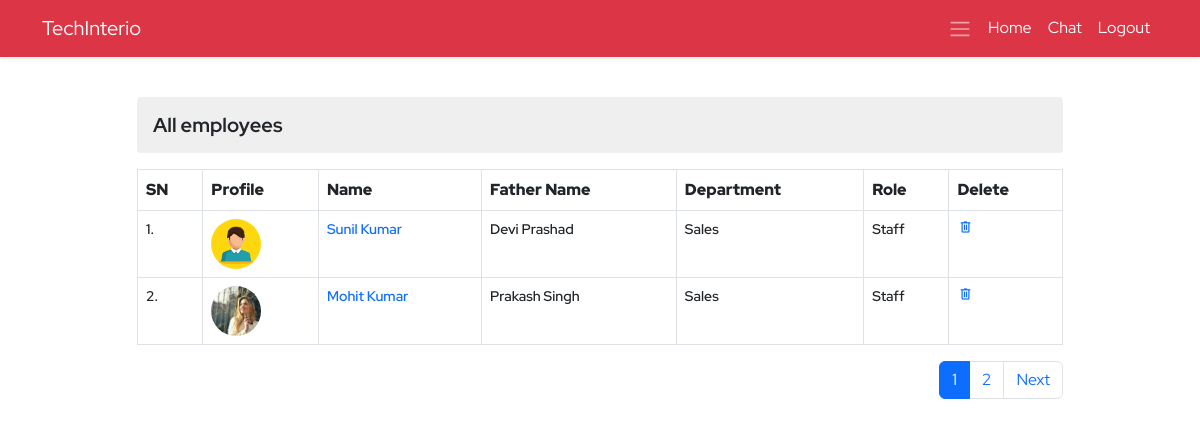
The app's page /ems/employee-view/ (signed in), older data.
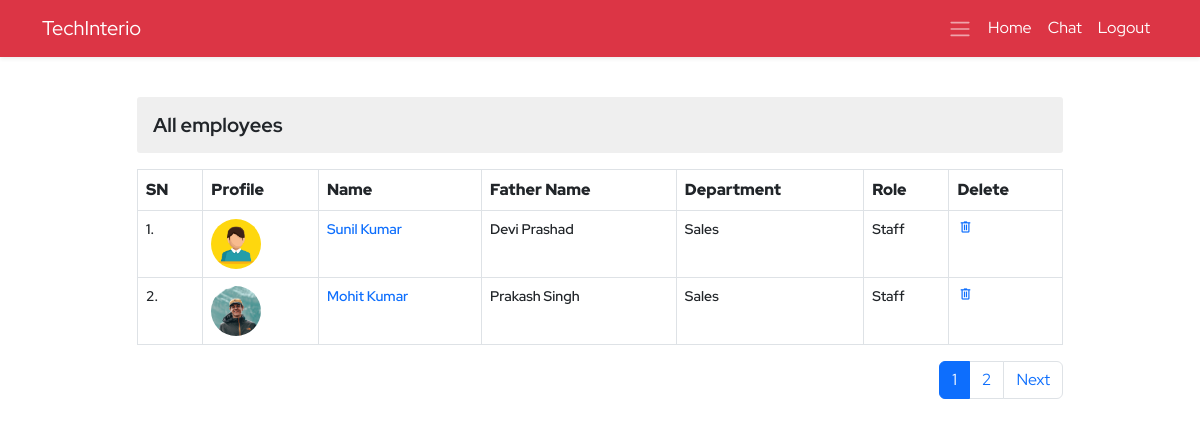
The same page, newer data.
### ems/models.py (models this page shows, shortened)
class Employee(models.Model):
    empid=models.AutoField(primary_key=True)
    user=models.OneToOneField(User,on_delete=models.CASCADE)
    name=models.CharField(max_length=50)
    father_name=models.CharField(max_length=50)
    avtar=models.ImageField(upload_to='employee_profile_images', blank=True , default='profile.jpg')
    dob=models.DateField()
    email=models.EmailField(max_length=100)
    mobile_no=models.IntegerField()
    emergency_mobile_no=models.IntegerField(null=True,blank=True)
    address=models.OneToOneField(Address, on_delete=models.CASCADE,blank=True, null=True,)
    designation=models.CharField(max_length=70)
    role=models.ForeignKey(Role, on_delete=models.SET_NULL,blank=True, null=True,)
    department=models.ForeignKey(Department, on_delete=models.SET_NULL,blank=True, null=True,)
    joining_date=models.DateField()
    status=models.CharField(max_length=15)
    @property
    def imageURL(self):
        try:
            url=self.avtar.url
        except:
            url=''
        return url

class Department(models.Model):
    name=models.CharField(max_length=70, unique=True)
    description=models.TextField(max_length=200)
    created_at = models.DateTimeField(auto_now_add=True,blank=True,null=True)
    updated_at = models.DateTimeField(auto_now=True,blank=True,null=True)
    def __str__(self):
        return self.name

class Role(models.Model):
    name=models.CharField(max_length=70, unique=True)
    description=models.TextField(max_length=200)
    created_at = models.DateTimeField(auto_now_add=True,blank=True,null=True)
    updated_at = models.DateTimeField(auto_now=True,blank=True,null=True)
    def __str__(self):
        return self.name

### ems/views.py (the view)
# urls.py: path('employee-view/',viewEmployee,name='employee-view'),
@login_required()
def viewEmployee(request):
    context = {}
    try:
        if not request.user.is_superuser:
            profile_obj=Employee.objects.get(user=request.user)
            context['profile']=profile_obj
        employees = Employee.objects.all().order_by('-empid')
        paginator=Paginator(employees,2)
        page_no=request.GET.get('page')
        total_pages=paginator.page_range
        employeepages=paginator.get_page(page_no)
        context['pages']=total_pages
        context['employees'] = employeepages
    except Exception as e:
        print('View Employee Exception : ', e)
    return render(request, 'ems/view_employee.html', context)

### ems/templates/ems/view_employee.html (shortened to what this page needs)
{% extends './base.html' %}
{% block body %}
<div class="container py-4">
    <div class="row d-flex align-items-center justify-content-center">
        <div class="col-12 col-sm-10 overflow-auto">
            <h3 class="my-3 derpartment-title">All employees</h3>
            <table class="table table-bordered department-table">
                <tr>
                    <th>SN</th>
                    <th>Profile</th>
                    <th>Name</th>
                    <th>Father Name</th>
                    <th>Department</th>
                    <th>Role</th>
                    <th>Delete</th>
                </tr>
                {% for employee in employees %}
                <tr>
                    <td>{{forloop.counter}}.</td>
                    <td>
                        <img src="{{employee.imageURL}}" alt="" class="profile-pic">
                    </td>
                    <td><a class="" href="{% url 'ems:employee-detail' employee.empid %}">{{employee.name}}</a></td>
                    <td>{{employee.father_name}}</td>
                    <td>{{employee.department}}</td>
                    <td>{{employee.role}}</td>
                    <td><a href="{% url 'ems:employee-delete' employee.empid %}" class="delete"><span class="material-symbols-outlined">
                        delete</span></a></td>
                </tr>
                {% endfor %}
            </table>
            <nav aria-label="Page navigation example">
                <ul class="pagination justify-content-end">
                    {% if pages %}
                    {% for p in pages %}
                    {% if p == employees.number %}
                    <li class="page-item active" aria-current="page"><a class="page-link "
                            href="?page={{p}}">{{p}}</a></li>
                    {% else %}
                    <li class="page-item "><a class="page-link" href="?page={{p}}">{{p}}</a></li>
                    {% endif %}
                    {% endfor %}
                    {% endif %}
                    {% if employees.has_next %}
                    <li class="page-item">
                        <a class="page-link" href="?page={{employees.next_page_number}}">Next</a>
                    </li>
                    {% endif %}
                </ul>
            </nav>
        </div>
    </div>
</div>
{% endblock body %}

Row changes from the older to the newer data that the page shows:
changed Employee "Mohit Kumar": imageURL: a different picture
